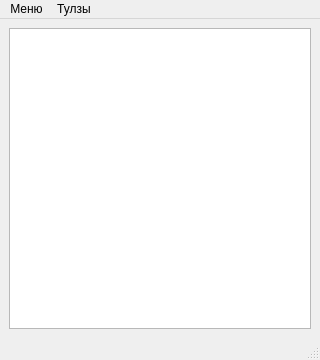
<?xml version="1.0" encoding="UTF-8"?>
<ui version="4.0">
 <class>MainWindow</class>
 <widget class="QMainWindow" name="MainWindow">
  <property name="geometry">
   <rect>
    <x>0</x>
    <y>0</y>
    <width>320</width>
    <height>360</height>
   </rect>
  </property>
  <property name="windowTitle">
   <string>Dvpl Edit</string>
  </property>
  <widget class="QWidget" name="centralwidget">
   <layout class="QGridLayout" name="gridLayout">
    <item row="0" column="0">
     <widget class="QTextEdit" name="textEdit">
      <property name="sizePolicy">
       <sizepolicy hsizetype="Expanding" vsizetype="Expanding">
        <horstretch>0</horstretch>
        <verstretch>0</verstretch>
       </sizepolicy>
      </property>
     </widget>
    </item>
   </layout>
  </widget>
  <widget class="QMenuBar" name="menubar">
   <property name="geometry">
    <rect>
     <x>0</x>
     <y>0</y>
     <width>320</width>
     <height>20</height>
    </rect>
   </property>
   <widget class="QMenu" name="menuMain">
    <property name="title">
     <string>Меню</string>
    </property>
    <addaction name="menu_FileOpen"/>
    <addaction name="menu_Save"/>
    <addaction name="menu_SaveAss"/>
    <addaction name="separator"/>
   </widget>
   <widget class="QMenu" name="menu">
    <property name="title">
     <string>Тулзы</string>
    </property>
    <addaction name="menu_UnpackPath"/>
   </widget>
   <addaction name="menuMain"/>
   <addaction name="menu"/>
  </widget>
  <widget class="QStatusBar" name="statusbar"/>
  <action name="menu_FileOpen">
   <property name="text">
    <string>Открыть</string>
   </property>
   <property name="toolTip">
    <string>Открыть файл для редактирования</string>
   </property>
   <property name="shortcut">
    <string>Ctrl+O</string>
   </property>
  </action>
  <action name="menu_Save">
   <property name="text">
    <string>Сохранить</string>
   </property>
   <property name="shortcut">
    <string>Ctrl+S</string>
   </property>
  </action>
  <action name="menu_SaveAss">
   <property name="text">
    <string>Сохранить как</string>
   </property>
   <property name="shortcut">
    <string>Ctrl+Alt+S</string>
   </property>
  </action>
  <action name="menu_UnpackPath">
   <property name="text">
    <string>Пакетная распаковка</string>
   </property>
  </action>
 </widget>
 <resources/>
 <connections/>
</ui>
